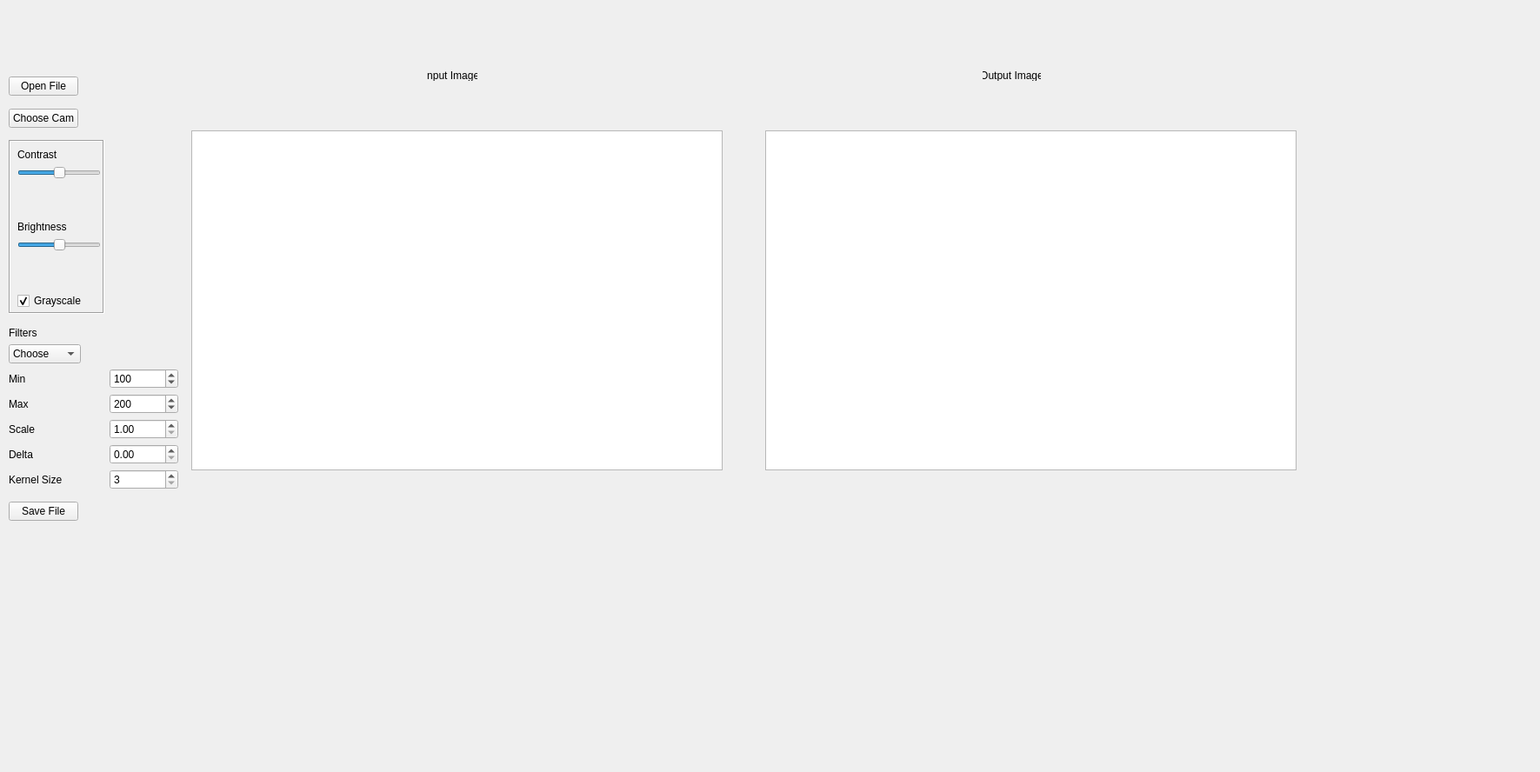
<?xml version="1.0" encoding="UTF-8"?>
<ui version="4.0">
 <class>MainWindow</class>
 <widget class="QMainWindow" name="MainWindow">
  <property name="geometry">
   <rect>
    <x>0</x>
    <y>0</y>
    <width>1771</width>
    <height>888</height>
   </rect>
  </property>
  <property name="windowTitle">
   <string>MainWindow</string>
  </property>
  <widget class="QWidget" name="centralwidget">
   <widget class="QWidget" name="horizontalLayoutWidget">
    <property name="geometry">
     <rect>
      <x>10</x>
      <y>80</y>
      <width>195</width>
      <height>528</height>
     </rect>
    </property>
    <layout class="QHBoxLayout" name="horizontalLayout">
     <item>
      <layout class="QFormLayout" name="formLayout">
       <item row="0" column="0">
        <spacer name="verticalSpacer_10">
         <property name="orientation">
          <enum>Qt::Vertical</enum>
         </property>
         <property name="sizeHint" stdset="0">
          <size>
           <width>20</width>
           <height>18</height>
          </size>
         </property>
        </spacer>
       </item>
       <item row="3" column="0">
        <spacer name="verticalSpacer">
         <property name="orientation">
          <enum>Qt::Vertical</enum>
         </property>
         <property name="sizeHint" stdset="0">
          <size>
           <width>20</width>
           <height>18</height>
          </size>
         </property>
        </spacer>
       </item>
       <item row="4" column="0">
        <widget class="QPushButton" name="Choose_Camera">
         <property name="text">
          <string>Choose Cam</string>
         </property>
        </widget>
       </item>
       <item row="5" column="0">
        <spacer name="verticalSpacer_4">
         <property name="orientation">
          <enum>Qt::Vertical</enum>
         </property>
         <property name="sizeHint" stdset="0">
          <size>
           <width>20</width>
           <height>18</height>
          </size>
         </property>
        </spacer>
       </item>
       <item row="6" column="0">
        <widget class="QFrame" name="frame">
         <property name="minimumSize">
          <size>
           <width>110</width>
           <height>200</height>
          </size>
         </property>
         <property name="frameShape">
          <enum>QFrame::Box</enum>
         </property>
         <property name="frameShadow">
          <enum>QFrame::Sunken</enum>
         </property>
         <widget class="QWidget" name="layoutWidget">
          <property name="geometry">
           <rect>
            <x>10</x>
            <y>10</y>
            <width>96</width>
            <height>185</height>
           </rect>
          </property>
          <layout class="QVBoxLayout" name="verticalLayout_2">
           <item>
            <widget class="QLabel" name="label">
             <property name="text">
              <string>Contrast</string>
             </property>
            </widget>
           </item>
           <item>
            <widget class="QSlider" name="Contrast">
             <property name="maximum">
              <number>200</number>
             </property>
             <property name="singleStep">
              <number>1</number>
             </property>
             <property name="value">
              <number>100</number>
             </property>
             <property name="sliderPosition">
              <number>100</number>
             </property>
             <property name="orientation">
              <enum>Qt::Horizontal</enum>
             </property>
            </widget>
           </item>
           <item>
            <spacer name="verticalSpacer_6">
             <property name="orientation">
              <enum>Qt::Vertical</enum>
             </property>
             <property name="sizeHint" stdset="0">
              <size>
               <width>20</width>
               <height>18</height>
              </size>
             </property>
            </spacer>
           </item>
           <item>
            <widget class="QLabel" name="label_2">
             <property name="text">
              <string>Brightness</string>
             </property>
            </widget>
           </item>
           <item>
            <widget class="QSlider" name="Brightness">
             <property name="minimum">
              <number>-50</number>
             </property>
             <property name="maximum">
              <number>50</number>
             </property>
             <property name="orientation">
              <enum>Qt::Horizontal</enum>
             </property>
            </widget>
           </item>
           <item>
            <spacer name="verticalSpacer_7">
             <property name="orientation">
              <enum>Qt::Vertical</enum>
             </property>
             <property name="sizeHint" stdset="0">
              <size>
               <width>20</width>
               <height>18</height>
              </size>
             </property>
            </spacer>
           </item>
           <item>
            <widget class="QCheckBox" name="Grayscale">
             <property name="text">
              <string>Grayscale</string>
             </property>
             <property name="checked">
              <bool>true</bool>
             </property>
            </widget>
           </item>
          </layout>
         </widget>
        </widget>
       </item>
       <item row="7" column="0">
        <spacer name="verticalSpacer_8">
         <property name="orientation">
          <enum>Qt::Vertical</enum>
         </property>
         <property name="sizeHint" stdset="0">
          <size>
           <width>20</width>
           <height>18</height>
          </size>
         </property>
        </spacer>
       </item>
       <item row="9" column="0">
        <widget class="QLabel" name="label_3">
         <property name="text">
          <string>Filters</string>
         </property>
        </widget>
       </item>
       <item row="11" column="0">
        <layout class="QHBoxLayout" name="horizontalLayout_2">
         <item>
          <widget class="QComboBox" name="Edge_detection">
           <item>
            <property name="text">
             <string>Choose</string>
            </property>
           </item>
           <item>
            <property name="text">
             <string>Sobel</string>
            </property>
           </item>
           <item>
            <property name="text">
             <string>Canny</string>
            </property>
           </item>
           <item>
            <property name="text">
             <string>Prewitt</string>
            </property>
           </item>
           <item>
            <property name="text">
             <string>Laplacian</string>
            </property>
           </item>
          </widget>
         </item>
        </layout>
       </item>
       <item row="18" column="0">
        <spacer name="verticalSpacer_2">
         <property name="orientation">
          <enum>Qt::Vertical</enum>
         </property>
         <property name="sizeHint" stdset="0">
          <size>
           <width>20</width>
           <height>18</height>
          </size>
         </property>
        </spacer>
       </item>
       <item row="19" column="0">
        <widget class="QPushButton" name="Save_File">
         <property name="text">
          <string>Save File</string>
         </property>
        </widget>
       </item>
       <item row="20" column="0">
        <spacer name="verticalSpacer_9">
         <property name="orientation">
          <enum>Qt::Vertical</enum>
         </property>
         <property name="sizeHint" stdset="0">
          <size>
           <width>20</width>
           <height>18</height>
          </size>
         </property>
        </spacer>
       </item>
       <item row="13" column="0">
        <widget class="QLabel" name="label_4">
         <property name="text">
          <string>Min</string>
         </property>
        </widget>
       </item>
       <item row="13" column="1">
        <widget class="QSpinBox" name="Canny_Min">
         <property name="enabled">
          <bool>true</bool>
         </property>
         <property name="maximum">
          <number>200</number>
         </property>
         <property name="value">
          <number>100</number>
         </property>
        </widget>
       </item>
       <item row="14" column="0">
        <widget class="QLabel" name="label_5">
         <property name="text">
          <string>Max</string>
         </property>
        </widget>
       </item>
       <item row="14" column="1">
        <widget class="QSpinBox" name="Canny_Max">
         <property name="maximum">
          <number>500</number>
         </property>
         <property name="value">
          <number>200</number>
         </property>
        </widget>
       </item>
       <item row="15" column="0">
        <widget class="QLabel" name="label_6">
         <property name="text">
          <string>Scale</string>
         </property>
        </widget>
       </item>
       <item row="16" column="0">
        <widget class="QLabel" name="label_7">
         <property name="text">
          <string>Delta</string>
         </property>
        </widget>
       </item>
       <item row="17" column="0">
        <widget class="QLabel" name="label_8">
         <property name="text">
          <string>Kernel Size</string>
         </property>
        </widget>
       </item>
       <item row="17" column="1">
        <widget class="QSpinBox" name="Kernel_Spinner">
         <property name="minimum">
          <number>3</number>
         </property>
         <property name="maximum">
          <number>21</number>
         </property>
         <property name="singleStep">
          <number>2</number>
         </property>
         <property name="value">
          <number>3</number>
         </property>
        </widget>
       </item>
       <item row="16" column="1">
        <widget class="QDoubleSpinBox" name="Delta_Spinner"/>
       </item>
       <item row="15" column="1">
        <widget class="QDoubleSpinBox" name="Scale_Spinner">
         <property name="minimum">
          <double>1.000000000000000</double>
         </property>
        </widget>
       </item>
       <item row="1" column="0">
        <widget class="QPushButton" name="Open_File">
         <property name="text">
          <string>Open File</string>
         </property>
        </widget>
       </item>
      </layout>
     </item>
    </layout>
   </widget>
   <widget class="QGraphicsView" name="Output_image">
    <property name="geometry">
     <rect>
      <x>880</x>
      <y>150</y>
      <width>611</width>
      <height>391</height>
     </rect>
    </property>
   </widget>
   <widget class="QLabel" name="Input_label">
    <property name="geometry">
     <rect>
      <x>490</x>
      <y>80</y>
      <width>59</width>
      <height>13</height>
     </rect>
    </property>
    <property name="text">
     <string>Input Image</string>
    </property>
    <property name="alignment">
     <set>Qt::AlignCenter</set>
    </property>
   </widget>
   <widget class="QLabel" name="Output_label">
    <property name="geometry">
     <rect>
      <x>1130</x>
      <y>80</y>
      <width>67</width>
      <height>13</height>
     </rect>
    </property>
    <property name="text">
     <string>Output Image</string>
    </property>
    <property name="alignment">
     <set>Qt::AlignCenter</set>
    </property>
   </widget>
   <widget class="QGraphicsView" name="Input_image">
    <property name="geometry">
     <rect>
      <x>220</x>
      <y>150</y>
      <width>611</width>
      <height>391</height>
     </rect>
    </property>
    <property name="minimumSize">
     <size>
      <width>384</width>
      <height>216</height>
     </size>
    </property>
   </widget>
   <widget class="QCameraViewfinder" name="viewfinder" native="true">
    <property name="geometry">
     <rect>
      <x>220</x>
      <y>150</y>
      <width>611</width>
      <height>391</height>
     </rect>
    </property>
   </widget>
  </widget>
 </widget>
 <customwidgets>
  <customwidget>
   <class>QCameraViewfinder</class>
   <extends>QWidget</extends>
   <header>qcameraviewfinder.h</header>
   <container>1</container>
  </customwidget>
 </customwidgets>
 <resources/>
 <connections/>
</ui>
